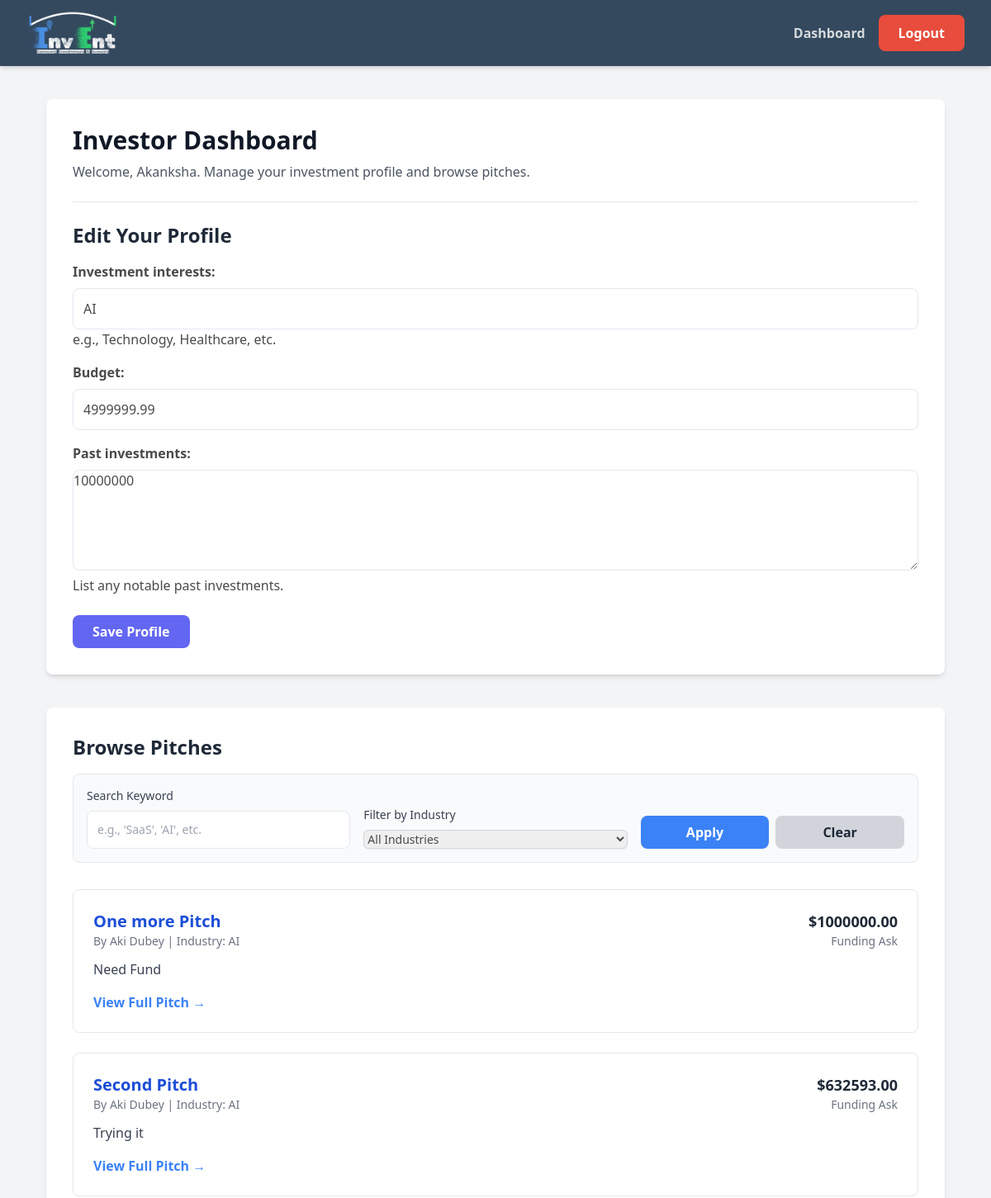
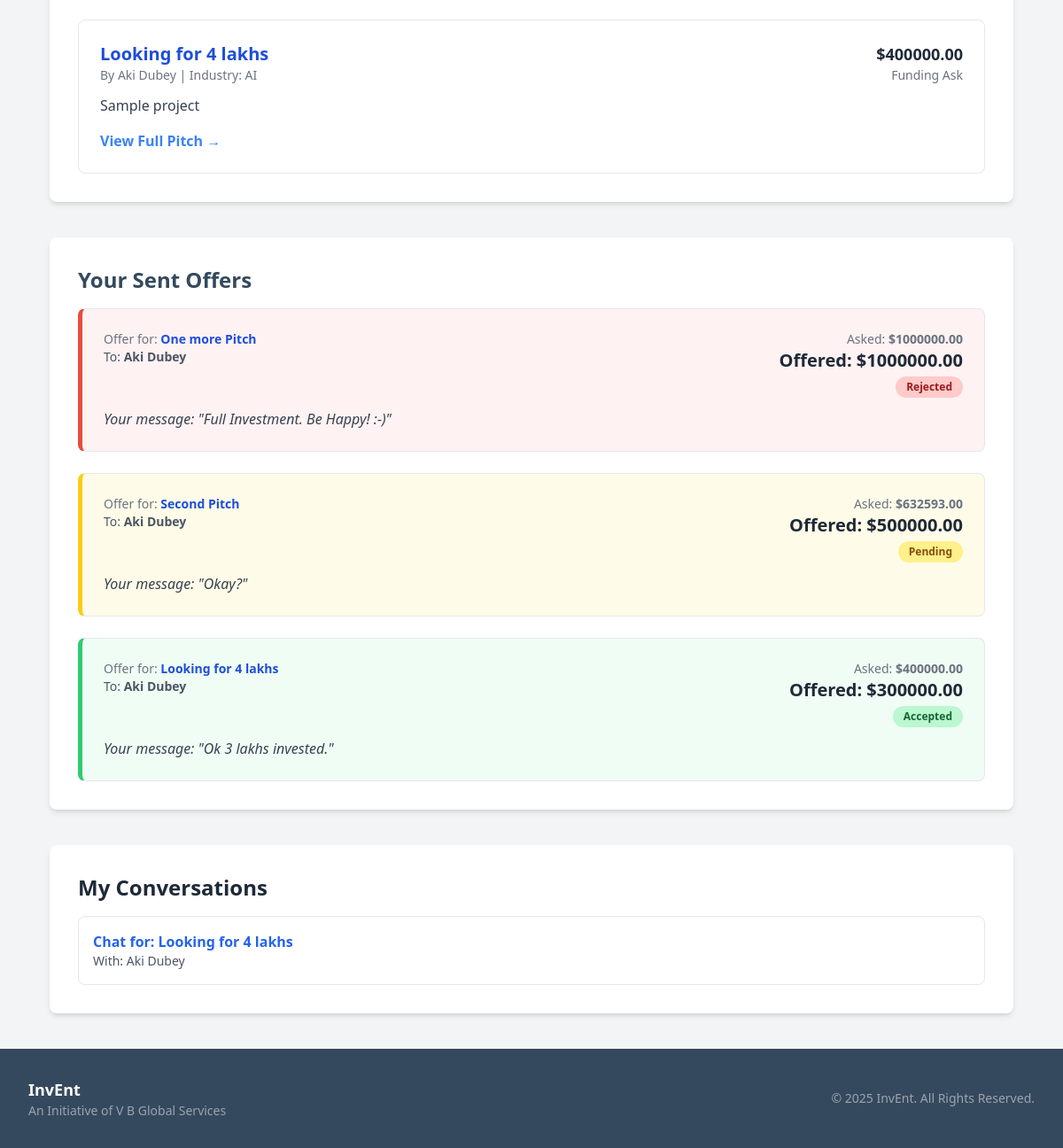
Screenshot of /dashboard/investor/ (signed in) with the database file from the repository (2 pictures, top to bottom).
### core/models.py (models this page shows, shortened)
class User(AbstractUser):
    USER_TYPE_CHOICES = (
        (1, 'entrepreneur'),
        (2, 'investor'),
    )
    user_type = models.PositiveSmallIntegerField(choices=USER_TYPE_CHOICES, null=True, blank=True)

class InvestorProfile(models.Model):
    user = models.OneToOneField(User, on_delete=models.CASCADE, primary_key=True, related_name='investor_profile')
    investment_interests = models.CharField(max_length=255, blank=True, help_text="e.g., Technology, Healthcare, etc.")
    budget = models.DecimalField(max_digits=15, decimal_places=2, null=True, blank=True)
    past_investments = models.TextField(blank=True, help_text="List any notable past investments.")

class Pitch(models.Model):
    entrepreneur = models.ForeignKey(settings.AUTH_USER_MODEL, on_delete=models.CASCADE, related_name='pitches')
    title = models.CharField(max_length=200)
    summary = models.CharField(max_length=500, help_text="A short, compelling summary of your business.")
    details = models.TextField(help_text="Full details of your business pitch.")
    funding_amount = models.DecimalField(max_digits=12, decimal_places=2, help_text="How much funding are you asking for?")
    created_at = models.DateTimeField(auto_now_add=True)

class EntrepreneurProfile(models.Model):
    user = models.OneToOneField(User, on_delete=models.CASCADE, primary_key=True, related_name='entrepreneur_profile')
    company_name = models.CharField(max_length=255, blank=True)
    industry = models.CharField(max_length=100, blank=True)
    funding_sought = models.DecimalField(max_digits=12, decimal_places=2, null=True, blank=True)
    business_plan = models.TextField(blank=True, help_text="Provide a detailed business plan.")
    company_details = models.TextField(blank=True, null=True, help_text="Detailed information about your company, mission, and team.")

class Offer(models.Model):
    STATUS_CHOICES = (
        ('pending', 'Pending'),
        ('accepted', 'Accepted'),
        ('rejected', 'Rejected'),
    )
    pitch = models.ForeignKey(Pitch, on_delete=models.CASCADE, related_name='offers')
    investor = models.ForeignKey(settings.AUTH_USER_MODEL, on_delete=models.CASCADE, related_name='offers_made')
    amount = models.DecimalField(max_digits=12, decimal_places=2)
    message = models.TextField(blank=True, help_text="Include a personal message or terms with your offer.")
    status = models.CharField(max_length=10, choices=STATUS_CHOICES, default='pending')
    created_at = models.DateTimeField(auto_now_add=True)

### chat/models.py (models this page shows, shortened)
class Conversation(models.Model):
    offer = models.OneToOneField('core.Offer', on_delete=models.CASCADE, related_name='conversation')
    participants = models.ManyToManyField(settings.AUTH_USER_MODEL, related_name='conversations')
    created_at = models.DateTimeField(auto_now_add=True)

### core/views.py (the view)
# urls.py: path('dashboard/investor/', views.investor_dashboard_view, name='investor_dashboard'),
@login_required
def investor_dashboard_view(request):
    profile, created = InvestorProfile.objects.get_or_create(user=request.user)
    if request.method == 'POST':
        form = InvestorProfileForm(request.POST, instance=profile)
        if form.is_valid():
            form.save()
            return redirect('investor_dashboard')
    else:
        form = InvestorProfileForm(instance=profile)
    all_pitches = Pitch.objects.select_related('entrepreneur__entrepreneur_profile').all().order_by('-created_at')
    search_query = request.GET.get('q', '')
    selected_industry = request.GET.get('industry', '')
    if search_query:
        all_pitches = all_pitches.filter(
            Q(title__icontains=search_query) |
            Q(summary__icontains=search_query) |
            Q(details__icontains=search_query)
        )
    if selected_industry:
        all_pitches = all_pitches.filter(entrepreneur__entrepreneur_profile__industry=selected_industry)
    industries = EntrepreneurProfile.objects.exclude(industry__exact='').values_list('industry', flat=True).distinct().order_by('industry')
    offers_made = Offer.objects.filter(investor=request.user).select_related('pitch').order_by('-created_at')
    my_conversations = Conversation.objects.filter(participants=request.user).order_by('-created_at')
    context = {
        'form': form,
        'all_pitches': all_pitches,
        'my_conversations': my_conversations,
        'industries': industries,
        'search_query': search_query,
        'selected_industry': selected_industry,
        'offers_made': offers_made,
    }
    return render(request, 'investor_dashboard.html', context)

### core/forms.py
class InvestorProfileForm(forms.ModelForm):
    class Meta:
        model = InvestorProfile
        fields = ('investment_interests', 'budget', 'past_investments')
        widgets = {
            'past_investments': forms.Textarea(attrs={'rows': 5}),
        }

### templates/investor_dashboard.html (shortened to what this page needs)
{% extends 'base.html' %}
{% block content %}
<div class="space-y-10">
    <div class="bg-white p-8 rounded-lg shadow-md">
        <h1 class="text-3xl font-bold text-gray-900 mb-2">Investor Dashboard</h1>
        <p class="text-gray-600 mb-6">Welcome, {{ user.first_name }}. Manage your investment profile and browse pitches.</p>
        <div class="border-t border-gray-200 pt-6">
            <h2 class="text-2xl font-semibold text-gray-800 mb-4">Edit Your Profile</h2>
            <form method="post">
                <div class="space-y-4">{{ form.as_p }}</div>
                <div class="text-left mt-6">
                    <button type="submit" class="bg-indigo-500 hover:bg-indigo-600 text-white font-bold py-2 px-6 rounded-lg">Save Profile</button>
                </div>
            </form>
        </div>
    </div>
    <div class="bg-white p-8 rounded-lg shadow-md">
        <h2 class="text-2xl font-semibold text-gray-800 mb-4">Browse Pitches</h2>
        <form method="get" class="mb-8 p-4 bg-gray-50 border border-gray-200 rounded-lg">
            <div class="grid grid-cols-1 md:grid-cols-3 gap-4 items-end">
                <div>
                    <label for="q" class="block text-sm font-medium text-gray-700">Search Keyword</label>
                    <input type="text" name="q" id="q" value="{{ search_query }}" class="mt-1 block w-full rounded-md border-gray-300 shadow-sm focus:border-indigo-500 focus:ring-indigo-500 sm:text-sm" placeholder="e.g., 'SaaS', 'AI', etc.">
                </div>
                <div>
                    <label for="industry" class="block text-sm font-medium text-gray-700">Filter by Industry</label>
                    <select name="industry" id="industry" class="mt-1 block w-full rounded-md border-gray-300 shadow-sm focus:border-indigo-500 focus:ring-indigo-500 sm:text-sm">
                        <option value="">All Industries</option>
                    </select>
                </div>
                <div class="flex items-center gap-2">
                    <button type="submit" class="w-full bg-blue-500 hover:bg-blue-600 text-white font-bold py-2 px-4 rounded-lg">Apply</button>
                    <a href="{% url 'investor_dashboard' %}" class="w-full text-center bg-gray-300 hover:bg-gray-400 text-gray-800 font-bold py-2 px-4 rounded-lg">Clear</a>
                </div>
            </div>
        </form>
        {% if all_pitches %}
            <div class="space-y-6">
                {% for pitch in all_pitches %}
                    <div class="p-6 border border-gray-200 rounded-lg hover:shadow-lg transition-shadow duration-200">
                        <div class="flex justify-between items-start">
                            <div>
                                <h3 class="font-bold text-xl text-blue-700">{{ pitch.title }}</h3>
                                <p class="text-sm text-gray-500">By {{ pitch.entrepreneur.first_name }} {{ pitch.entrepreneur.last_name }} | Industry: {{ pitch.entrepreneur.entrepreneur_profile.industry }}</p>
                            </div>
                            <div class="text-right">
                                <p class="text-lg font-semibold text-gray-800">${{ pitch.funding_amount|floatformat:2 }}</p>
                                <p class="text-sm text-gray-500">Funding Ask</p>
                            </div>
                        </div>
                        <p class="mt-3 text-gray-700">{{ pitch.summary }}</p>
                        <div class="mt-4">
                            <a href="{% url 'pitch_detail' pitch.id %}" class="text-blue-500 hover:underline font-semibold">View Full Pitch &rarr;</a>
                        </div>
                    </div>
                {% endfor %}
            </div>
        {% else %}
            <p class="text-center text-gray-500 mt-6">No pitches match your criteria.</p>
        {% endif %}
    </div>
    <div class="bg-white p-8 rounded-lg shadow-md card">
        <h2 class="text-2xl font-semibold text-gray-800 mb-4">Your Sent Offers</h2>
        {% if offers_made %}
            <div class="space-y-6">
                {% for offer in offers_made %}
                    <div class="p-6 border rounded-lg offer-card status-{{ offer.status }}">
                        <div class="flex justify-between items-start">
                            <div>
                                <p class="text-sm text-gray-500">Offer for: <span class="font-bold text-blue-700">{{ offer.pitch.title }}</span></p>
                                <p class="text-sm text-gray-600">To: <span class="font-semibold">{{ offer.pitch.entrepreneur.first_name }} {{ offer.pitch.entrepreneur.last_name }}</span></p>
                            </div>
                            <div class="text-right">
                                <p class="text-sm text-gray-500">Asked: <span class="font-semibold">${{ offer.pitch.funding_amount|floatformat:2 }}</span></p>
                                <p class="text-xl font-bold text-gray-800">Offered: ${{ offer.amount|floatformat:2 }}</p>
                                <span class="mt-1 inline-block px-3 py-1 text-xs font-semibold rounded-full
                                    {% if offer.status == 'accepted' %} bg-green-200 text-green-800
                                    {% elif offer.status == 'rejected' %} bg-red-200 text-red-800
                                    {% else %} bg-yellow-200 text-yellow-800 {% endif %}">
                                    {{ offer.get_status_display }}
                                </span>
                            </div>
                        </div>
                        <p class="mt-3 text-gray-700 italic">Your message: "{{ offer.message }}"</p>
                    </div>
                {% endfor %}
            </div>
        {% else %}
            <p class="text-gray-500">You have not made any offers yet.</p>
        {% endif %}
    </div>
    <div class="bg-white p-8 rounded-lg shadow-md">
        <h2 class="text-2xl font-semibold text-gray-800 mb-4">My Conversations</h2>
        {% if my_conversations %}
            <ul class="space-y-3">
                {% for conv in my_conversations %}
                    <li class="p-4 border rounded-lg hover:bg-gray-50">
                        <a href="{% url 'chat:room' conv.id %}" class="block">
                            <p class="font-semibold text-blue-600">Chat for: {{ conv.offer.pitch.title }}</p>
                            <p class="text-sm text-gray-600">With: {{ conv.offer.pitch.entrepreneur.first_name }} {{ conv.offer.pitch.entrepreneur.last_name }}</p>
                        </a>
                    </li>
                {% endfor %}
            </ul>
        {% else %}
            <p class="text-gray-500">You have no active conversations.</p>
        {% endif %}
    </div>
</div>
{% endblock %}

### templates/base.html (shortened to what this page needs)
{% load static %}
<!DOCTYPE html>
<html lang="en" class="h-full">
<head>
    <script src="https://cdn.tailwindcss.com"></script>
    <link rel="stylesheet" href="{% static 'css/custom.css' %}">
</head>
<body class="bg-gray-100 flex flex-col min-h-screen font-sans">
    <header class="bg-white shadow-md sticky top-0 z-50" style="background-color: #34495e;">
        <nav class="max-w-7xl mx-auto px-4 sm:px-6 lg:px-8">
            <div class="flex items-center justify-between h-20">
                <div class="flex-shrink-0">
                    <a href="{% url 'home' %}">
                        <img class="h-28 w-auto" src="{% static 'images/Logo_wbg.png' %}" alt="InvEnt Logo">
                    </a>
                </div>
                <div class="flex items-center space-x-4">
                    {% if user.is_authenticated %}
                        <a href="{% url 'dashboard' %}" class="text-white opacity-80 hover:opacity-100 font-semibold transition-opacity duration-200">Dashboard</a>
                        <a href="{% url 'logout' %}" class="btn btn-danger">Logout</a>
                    {% endif %}
                </div>
            </div>
        </nav>
    </header>
    <main class="flex-grow py-10">
        <div class="max-w-6xl mx-auto px-4 sm:px-6 lg:px-8">
            {% block content %}
            {% endblock %}
        </div>
    </main>
    <footer class="bg-gray-800 text-white">
        <div class="max-w-7xl mx-auto py-8 px-4 sm:px-6 lg:px-8">
            <div class="flex flex-col md:flex-row justify-between items-center text-center md:text-left">
                <div class="mb-4 md:mb-0">
                    <p class="text-lg font-semibold">InvEnt</p>
                    <p class="text-sm text-gray-400">An Initiative of V B Global Services</p>
                </div>
                <div>
                    <p class="text-sm text-gray-400">&copy; {% now "Y" %} InvEnt. All Rights Reserved.</p>
                </div>
            </div>
        </div>
    </footer>
</body>
</html>

### static/css/custom.css (style rules this page uses)
:root { --primary-blue: #4A90E2; --dark-slate: #34495E; --bright-green: #2ECC71; --danger-red: #E74C3C; --light-gray: #f4f7f6; --text-color: #4A4A4A; --border-color: #e2e8f0; }
body { background-color: var(--light-gray); font-family: 'Poppins', sans-serif; color: var(--text-color); }
.btn { padding: 10px 24px; border-radius: 8px; font-weight: 600; text-align: center; transition: all 0.2s ease-in-out; border: none; cursor: pointer; }
.btn-danger { background-color: var(--danger-red); color: white; }
footer.bg-gray-800 { background-color: var(--dark-slate); }
input[type="text"], input[type="email"], input[type="password"], input[type="number"], textarea, select { width: 100%; padding: 12px; border: 1px solid var(--border-color); border-radius: 8px; box-shadow: none; transition: border-color 0.2s, box-shadow 0.2s; }
form p { margin: 0; }
form label { font-weight: 600; display: block; margin-bottom: 8px; }
.card { background-color: white; padding: 2rem; border-radius: 12px; box-shadow: 0 4px 6px -1px rgb(0 0 0 / 0.1), 0 2px 4px -2px rgb(0 0 0 / 0.1); margin-bottom: 2rem; }
.card h1, .card h2 { color: var(--dark-slate); }
.offer-card { border-radius: 10px; padding: 1.5rem; }
.offer-card.status-pending { background-color: #fefce8; border-left: 5px solid #facc15; }
.offer-card.status-accepted { background-color: #f0fdf4; border-left: 5px solid var(--bright-green); }
.offer-card.status-rejected { background-color: #fef2f2; border-left: 5px solid var(--danger-red); }

### rows the page displays
User: first_name "Akanksha"
InvestorProfile: investment_interests "AI", budget "4999999.99", past_investments "10000000"
Pitch: title "One more Pitch", entrepreneur.first_name "Aki", entrepreneur.last_name "Dubey", entrepreneur.entrepreneur_profile.industry "AI", funding_amount "1000000.00", summary "Need Fund"
Pitch: title "Second Pitch", entrepreneur.first_name "Aki", entrepreneur.last_name "Dubey", entrepreneur.entrepreneur_profile.industry "AI", funding_amount "632593.00", summary "Trying it"
Pitch: title "Looking for 4 lakhs", entrepreneur.first_name "Aki", entrepreneur.last_name "Dubey", entrepreneur.entrepreneur_profile.industry "AI", funding_amount "400000.00", summary "Sample project"
Offer: pitch "One more Pitch", pitch.entrepreneur.first_name "Aki", pitch.entrepreneur.last_name "Dubey", pitch.funding_amount "1000000.00", amount "1000000.00", status "Rejected", message "Full Investment. Be Happy! :-)"
Offer: pitch "Second Pitch", pitch.entrepreneur.first_name "Aki", pitch.entrepreneur.last_name "Dubey", pitch.funding_amount "632593.00", amount "500000.00", status "Pending", message "Okay?"
Offer: pitch "Looking for 4 lakhs", pitch.entrepreneur.first_name "Aki", pitch.entrepreneur.last_name "Dubey", pitch.funding_amount "400000.00", amount "300000.00", status "Accepted", message "Ok 3 lakhs invested."
Conversation: offer.pitch "Looking for 4 lakhs", offer.pitch.entrepreneur.first_name "Aki", offer.pitch.entrepreneur.last_name "Dubey"
